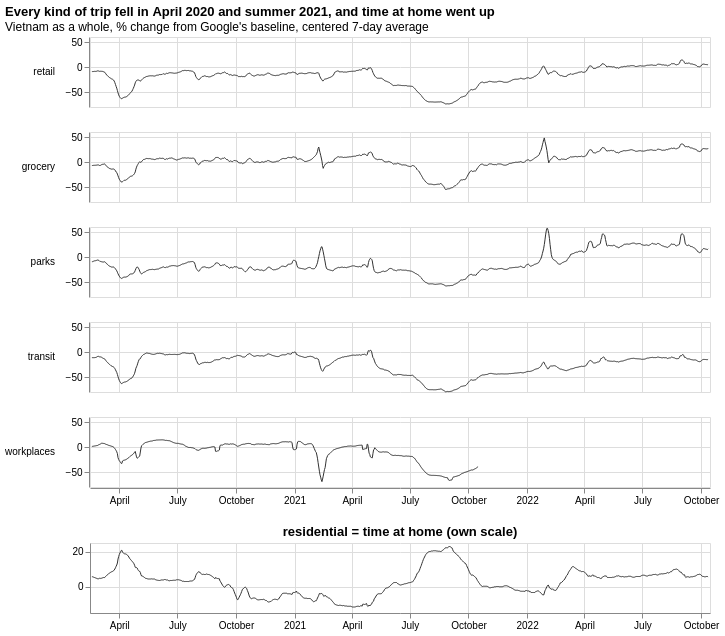

This figure's notebook cell:
### Markdown cell above
### Quick Plots

### Code cell
# quick look at all six measures for vietnam as a whole (7-day average). the five visit measures
# share one scale; residential (time at home) gets its own because google says not to compare it
long = nat_7d.reset_index().melt('date', var_name='measure', value_name='change')
visits = alt.Chart(long[long['measure'] != 'residential']).mark_line(color='#333333', strokeWidth=1).encode(
    x=alt.X('date:T', title=None),
    y=alt.Y('change:Q', title=None),
    row=alt.Row('measure:N', title=None, sort=MEASURES[:-1], header=alt.Header(labelAngle=0, labelAlign='left'))
).properties(width=620, height=70)
home = alt.Chart(long[long['measure'] == 'residential']).mark_line(color='#333333', strokeWidth=1).encode(
    x=alt.X('date:T', title=None),
    y=alt.Y('change:Q', title=None)
).properties(width=620, height=70, title='residential = time at home (own scale)')
alt.vconcat(visits, home).properties(title=alt.TitleParams(
    'Every kind of trip fell in April 2020 and summer 2021, and time at home went up',
    subtitle='Vietnam as a whole, % change from Google\'s baseline, centered 7-day average'))

### Figure 1 — Vega-Lite specification as saved in the notebook (floating-point values rounded to 4 significant figures; data arrays with more than 128 entries replaced by an {"elided": "..."} marker saying what was removed)
{"config": {"view": {"continuousWidth": 300, "continuousHeight": 300}}, "vconcat": [{"data": {"name": "data-f3b51f074e6736356562f2a480910a1a"}, "mark": {"type": "line", "color": "#333333", "strokeWidth": 1}, "encoding": {"row": {"field": "measure", "header": {"labelAlign": "left", "labelAngle": 0}, "sort": ["retail", "grocery", "parks", "transit", "workplaces"], "title": null, "type": "nominal"}, "x": {"field": "date", "title": null, "type": "temporal"}, "y": {"field": "change", "title": null, "type": "quantitative"}}, "height": 70, "width": 620}, {"data": {"name": "data-3ff80b79278bf46a33fa3d345f77da08"}, "mark": {"type": "line", "color": "#333333", "strokeWidth": 1}, "encoding": {"x": {"field": "date", "title": null, "type": "temporal"}, "y": {"field": "change", "title": null, "type": "quantitative"}}, "height": 70, "title": "residential = time at home (own scale)", "width": 620}], "title": {"text": "Every kind of trip fell in April 2020 and summer 2021, and time at home went up", "subtitle": "Vietnam as a whole, % change from Google's baseline, centered 7-day average"}, "$schema": "https://vega.github.io/schema/vega-lite/v5.20.1.json", "datasets": {"data-f3b51f074e6736356562f2a480910a1a": {"elided": "4870 records"}, "data-3ff80b79278bf46a33fa3d345f77da08": {"elided": "974 records"}}}
